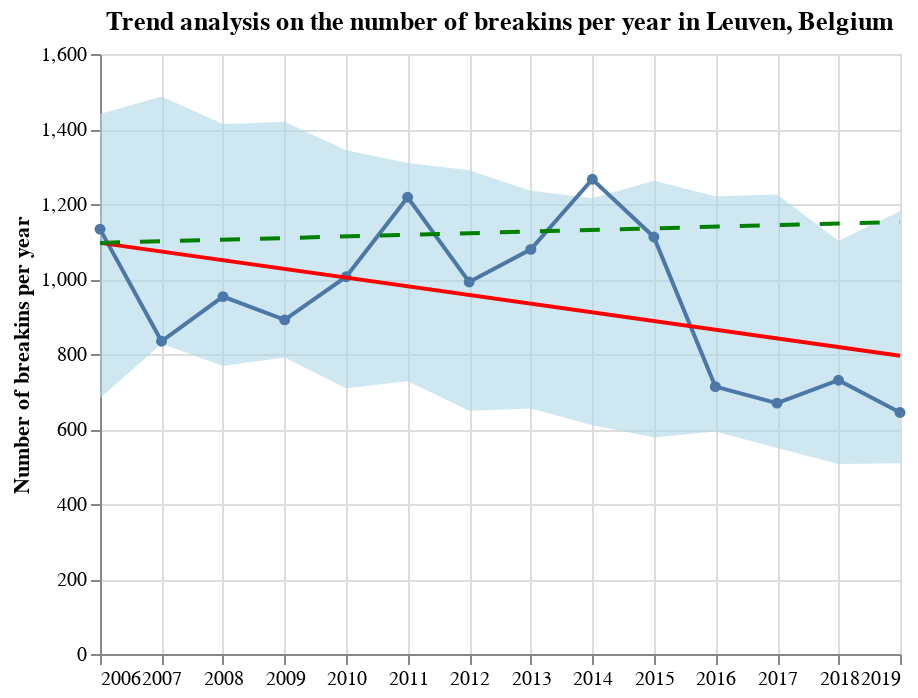

Notebook source saved alongside this figure:
### Code cell
y_low  = results.params['Intercept'] # ?ost likely value of the intercept
y_high = results.params['Intercept'] + results.conf_int()[1]['index'] * df.shape[0] # Value of upward trend for the last year
df_upward_trend = pd.DataFrame({'year':[df['year'].min(), df['year'].max()], 
                                'breakins':[y_low, y_high]})
possible_upwards_trend = alt.Chart(df_upward_trend).mark_line(
    color='green',
    strokeDash=[10,10]
).encode(
    x='year:T',
    y=alt.Y('breakins:Q',
    title='Number of breakins per year')
)

points = alt.Chart(df).mark_line(point=True).encode(x='year', y='breakins', tooltip='breakins')
(ci + points  + points.transform_regression('year', 'breakins').mark_line(color='red') 
              + possible_upwards_trend).properties(
    title='Trend analysis on the number of breakins per year in Leuven, Belgium'
)

### Figure 1 — Vega-Lite specification as saved in the notebook (floating-point values rounded to 4 significant figures)
{"config": {"view": {"continuousWidth": 400, "continuousHeight": 300}}, "layer": [{"mark": "area", "encoding": {"color": {"value": "lightblue"}, "opacity": {"value": 0.6}, "x": {"type": "temporal", "field": "year", "title": ""}, "y": {"type": "quantitative", "field": "lo"}, "y2": {"field": "hi", "title": ""}}}, {"mark": {"type": "line", "point": true}, "encoding": {"tooltip": {"type": "quantitative", "field": "breakins"}, "x": {"type": "temporal", "field": "year"}, "y": {"type": "quantitative", "field": "breakins"}}}, {"mark": {"type": "line", "color": "red"}, "encoding": {"tooltip": {"type": "quantitative", "field": "breakins"}, "x": {"type": "temporal", "field": "year"}, "y": {"type": "quantitative", "field": "breakins"}}, "transform": [{"on": "year", "regression": "breakins"}]}, {"data": {"name": "data-4de61dc9bf5700a168cfe5e53e79ee67"}, "mark": {"type": "line", "color": "green", "strokeDash": [10, 10]}, "encoding": {"x": {"type": "temporal", "field": "year"}, "y": {"type": "quantitative", "field": "breakins", "title": "Number of breakins per year"}}}], "data": {"name": "data-8fd2b6cf615cc0d07dec80616bd3be4e"}, "title": "Trend analysis on the number of breakins per year in Leuven, Belgium", "$schema": "https://vega.github.io/schema/vega-lite/v4.8.1.json", "datasets": {"data-8fd2b6cf615cc0d07dec80616bd3be4e": [{"year_int": 2006, "breakins": 1133, "year": "2006-01-01T00:00:00", "lo": 682.3, "hi": 1440.0}, {"year_int": 2007, "breakins": 834, "year": "2007-01-01T00:00:00", "lo": 827.6, "hi": 1486.0}, {"year_int": 2008, "breakins": 953, "year": "2008-01-01T00:00:00", "lo": 767.8, "hi": 1413.0}, {"year_int": 2009, "breakins": 891, "year": "2009-01-01T00:00:00", "lo": 790.4, "hi": 1419.0}, {"year_int": 2010, "breakins": 1006, "year": "2010-01-01T00:00:00", "lo": 709.0, "hi": 1344.0}, {"year_int": 2011, "breakins": 1218, "year": "2011-01-01T00:00:00", "lo": 727.1, "hi": 1309.0}, {"year_int": 2012, "breakins": 992, "year": "2012-01-01T00:00:00", "lo": 649.0, "hi": 1290.0}, {"year_int": 2013, "breakins": 1079, "year": "2013-01-01T00:00:00", "lo": 654.9, "hi": 1235.0}, {"year_int": 2014, "breakins": 1266, "year": "2014-01-01T00:00:00", "lo": 610.3, "hi": 1215.0}, {"year_int": 2015, "breakins": 1112, "year": "2015-01-01T00:00:00", "lo": 577.2, "hi": 1262.0}, {"year_int": 2016, "breakins": 713, "year": "2016-01-01T00:00:00", "lo": 593.6, "hi": 1221.0}, {"year_int": 2017, "breakins": 669, "year": "2017-01-01T00:00:00", "lo": 549.5, "hi": 1225.0}, {"year_int": 2018, "breakins": 730, "year": "2018-01-01T00:00:00", "lo": 506.9, "hi": 1102.0}, {"year_int": 2019, "breakins": 644, "year": "2019-01-01T00:00:00", "lo": 508.7, "hi": 1181.0}], "data-4de61dc9bf5700a168cfe5e53e79ee67": [{"year": "2006-01-01T00:00:00", "breakins": 1096.0}, {"year": "2019-01-01T00:00:00", "breakins": 1152.0}]}}
